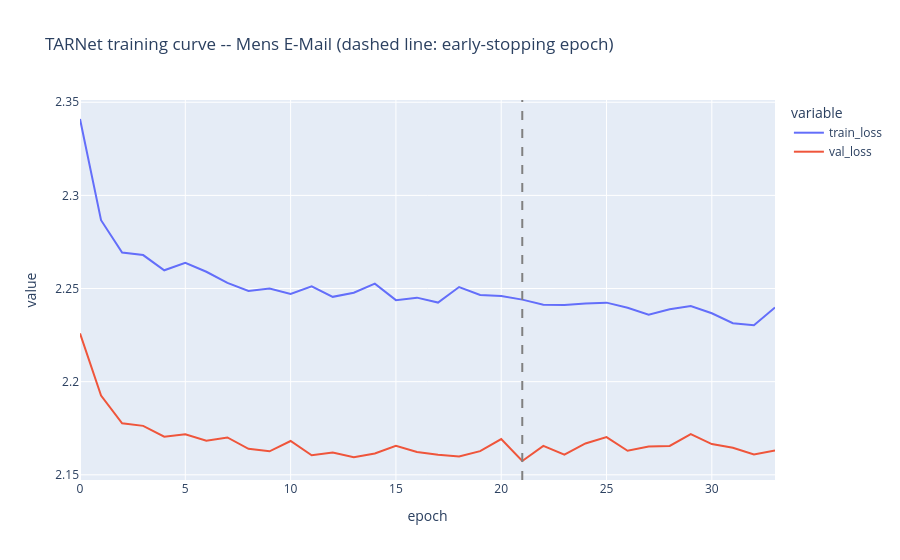

The cell this chart's notebook holds for it:
### Code cell
mens_loss_df = _tarnet_loss_curve_df(mens_tarnet.history_)

fig = px.line(
    mens_loss_df, x="epoch", y=["train_loss", "val_loss"],
    title="TARNet training curve -- Mens E-Mail (dashed line: early-stopping epoch)",
)
fig.add_vline(x=mens_tarnet.history_["best_epoch"], line_dash="dash", line_color="gray")
fig.show()

### Figure 1 — Plotly figure (JSON) as saved in the notebook; plotly's stock layout.template omitted (floating-point values rounded to 4 significant figures)
{"data": [{"hovertemplate": "variable=train_loss<br>epoch=%{x}<br>value=%{y}<extra></extra>", "legendgroup": "train_loss", "line": {"color": "#636efa", "dash": "solid"}, "marker": {"symbol": "circle"}, "mode": "lines", "name": "train_loss", "orientation": "v", "showlegend": true, "type": "scatter", "x": [0, 1, 2, 3, 4, 5, 6, 7, 8, 9, 10, 11, 12, 13, 14, 15, 16, 17, 18, 19, 20, 21, 22, 23, 24, 25, 26, 27, 28, 29, 30, 31, 32, 33], "xaxis": "x", "y": [2.341, 2.287, 2.269, 2.268, 2.26, 2.264, 2.259, 2.253, 2.249, 2.25, 2.247, 2.251, 2.246, 2.248, 2.253, 2.244, 2.245, 2.242, 2.251, 2.247, 2.246, 2.244, 2.241, 2.241, 2.242, 2.242, 2.24, 2.236, 2.239, 2.241, 2.237, 2.231, 2.23, 2.24], "yaxis": "y"}, {"hovertemplate": "variable=val_loss<br>epoch=%{x}<br>value=%{y}<extra></extra>", "legendgroup": "val_loss", "line": {"color": "#EF553B", "dash": "solid"}, "marker": {"symbol": "circle"}, "mode": "lines", "name": "val_loss", "orientation": "v", "showlegend": true, "type": "scatter", "x": [0, 1, 2, 3, 4, 5, 6, 7, 8, 9, 10, 11, 12, 13, 14, 15, 16, 17, 18, 19, 20, 21, 22, 23, 24, 25, 26, 27, 28, 29, 30, 31, 32, 33], "xaxis": "x", "y": [2.226, 2.193, 2.178, 2.176, 2.17, 2.172, 2.168, 2.17, 2.164, 2.163, 2.168, 2.16, 2.162, 2.159, 2.161, 2.166, 2.162, 2.161, 2.16, 2.163, 2.169, 2.157, 2.166, 2.161, 2.167, 2.17, 2.163, 2.165, 2.165, 2.172, 2.166, 2.164, 2.161, 2.163], "yaxis": "y"}], "layout": {"legend": {"title": {"text": "variable"}, "tracegroupgap": 0}, "shapes": [{"line": {"color": "gray", "dash": "dash"}, "type": "line", "x0": 21, "x1": 21, "xref": "x", "y0": 0, "y1": 1, "yref": "y domain"}], "title": {"text": "TARNet training curve -- Mens E-Mail (dashed line: early-stopping epoch)"}, "xaxis": {"anchor": "y", "domain": [0, 1], "title": {"text": "epoch"}}, "yaxis": {"anchor": "x", "domain": [0, 1], "title": {"text": "value"}}}}
